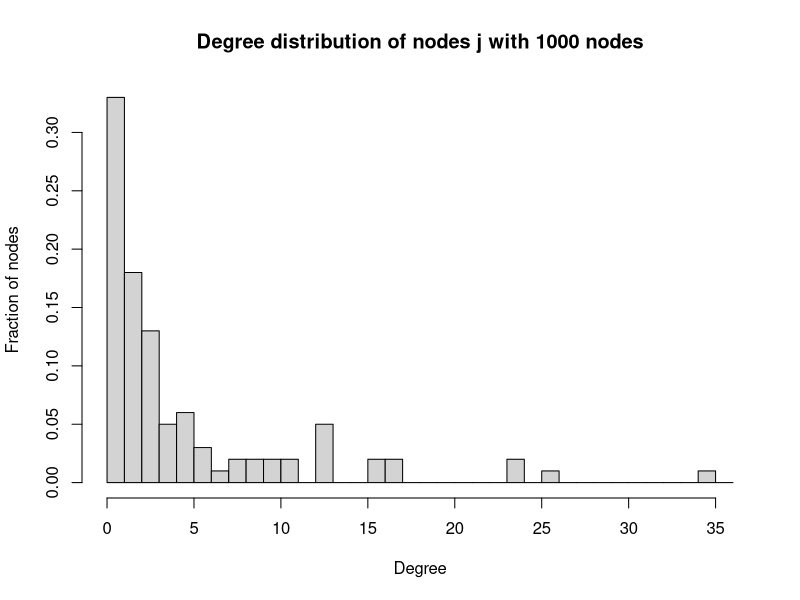
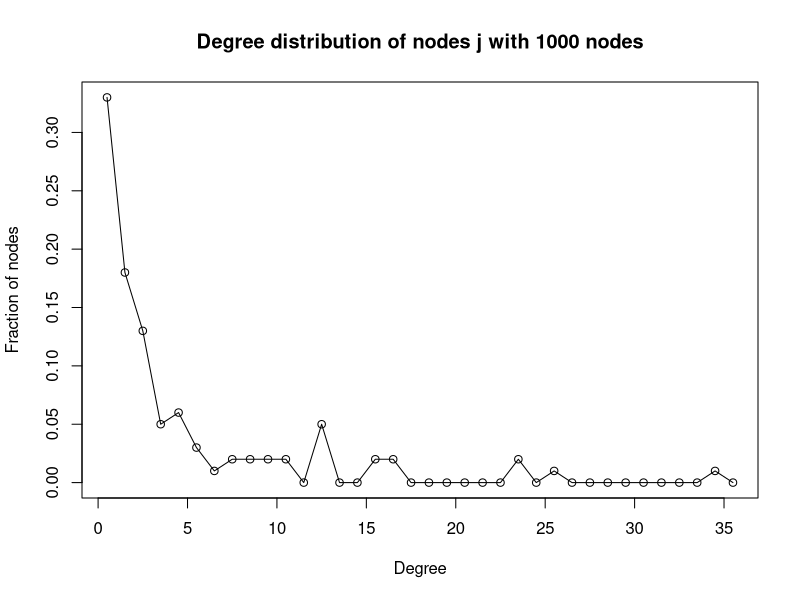

R code for these plots, in order:
# EE232E Homework 1 Problem 2 d
# Name: Weikun Han, Duzhi Chen
# Date: 4/14/2017
# Reference:
#  - https://google.github.io/styleguide/Rguide.xml#indentation

library(igraph)

# Initial veriables
node <- 1000
iteration <- 100
degree <- numeric()

# Create number of ieration undirected random networks
for (i in 1:iteration) {

    # Create the undirected random network,
    # whose degree distribution is proportional to x^(-3)
    graph <- barabasi.game(node, directed = FALSE)

    # Randomly pick a node i, and then randomly pick a neighbor j of that node
    i <- sample(1:node, 1)
    x <- neighborhood(graph, 1, i)
    y <- c(x[[1]][-1])
    j <- sample(y, 1)
    degree = c(degree, degree(graph, j))
}

# Plot information
h <- hist(degree,
          breaks = seq(from = 0, to = max(degree) + 1, by = 1),
          freq = FALSE,
          main = "Degree distribution of nodes j with 1000 nodes",
          ylab = "Fraction of nodes",
          xlab = "Degree")
plot(data.frame(x = h$mids, y = h$density),
     type = "o",
     main = "Degree distribution of nodes j with 1000 nodes",
     ylab = "Fraction of nodes",
     xlab = "Degree")
